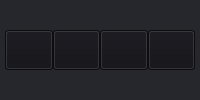
             <widget class="QWidget" name="productAction_widget_3" native="true">
              <property name="sizePolicy">
               <sizepolicy hsizetype="Expanding" vsizetype="Expanding">
                <horstretch>0</horstretch>
                <verstretch>0</verstretch>
               </sizepolicy>
              </property>
              <property name="styleSheet">
               <string notr="true">background-color:rgb(38, 39, 44);</string>
              </property>
              <layout class="QGridLayout" name="gridLayout_10">
               <property name="leftMargin">
                <number>5</number>
               </property>
               <property name="topMargin">
                <number>5</number>
               </property>
               <property name="rightMargin">
                <number>5</number>
               </property>
               <property name="bottomMargin">
                <number>5</number>
               </property>
               <property name="spacing">
                <number>0</number>
               </property>
               <item row="0" column="0">
                <layout class="QHBoxLayout" name="horizontalLayout_9">
                 <property name="spacing">
                  <number>0</number>
                 </property>
                 <property name="topMargin">
                  <number>0</number>
                 </property>
                 <property name="bottomMargin">
                  <number>0</number>
                 </property>
                 <item>
                  <widget class="QPushButton" name="pushButton_29">
                   <property name="sizePolicy">
                    <sizepolicy hsizetype="Expanding" vsizetype="Fixed">
                     <horstretch>0</horstretch>
                     <verstretch>0</verstretch>
                    </sizepolicy>
                   </property>
                   <property name="minimumSize">
                    <size>
                     <width>40</width>
                     <height>40</height>
                    </size>
                   </property>
                   <property name="maximumSize">
                    <size>
                     <width>60</width>
                     <height>40</height>
                    </size>
                   </property>
                   <property name="styleSheet">
                    <string notr="true">background-color: rgb(18, 18, 23);
padding: 5px;
color:rgb(255, 255, 255);</string>
                   </property>
                   <property name="icon">
                    <iconset theme="QIcon::ThemeIcon::EditFind"/>
                   </property>
                   <property name="iconSize">
                    <size>
                     <width>24</width>
                     <height>24</height>
                    </size>
                   </property>
                  </widget>
                 </item>
                 <item>
                  <widget class="QPushButton" name="pushButton_30">
                   <property name="sizePolicy">
                    <sizepolicy hsizetype="Expanding" vsizetype="Fixed">
                     <horstretch>0</horstretch>
                     <verstretch>0</verstretch>
                    </sizepolicy>
                   </property>
                   <property name="minimumSize">
                    <size>
                     <width>30</width>
                     <height>30</height>
                    </size>
                   </property>
                   <property name="maximumSize">
                    <size>
                     <width>60</width>
                     <height>40</height>
                    </size>
                   </property>
                   <property name="styleSheet">
                    <string notr="true">background-color: rgb(18, 18, 23);
padding: 5px;
color:rgb(255, 255, 255);</string>
                   </property>
                   <property name="text">
                    <string/>
                   </property>
                   <property name="icon">
                    <iconset theme="QIcon::ThemeIcon::CameraPhoto"/>
                   </property>
                   <property name="iconSize">
                    <size>
                     <width>24</width>
                     <height>24</height>
                    </size>
                   </property>
                  </widget>
                 </item>
                 <item>
                  <widget class="QPushButton" name="pushButton_31">
                   <property name="sizePolicy">
                    <sizepolicy hsizetype="Expanding" vsizetype="Fixed">
                     <horstretch>0</horstretch>
                     <verstretch>0</verstretch>
                    </sizepolicy>
                   </property>
                   <property name="minimumSize">
                    <size>
                     <width>30</width>
                     <height>30</height>
                    </size>
                   </property>
                   <property name="maximumSize">
                    <size>
                     <width>60</width>
                     <height>40</height>
                    </size>
                   </property>
                   <property name="styleSheet">
                    <string notr="true">background-color: rgb(18, 18, 23);
padding: 5px;
color:rgb(255, 255, 255);</string>
                   </property>
                   <property name="text">
                    <string/>
                   </property>
                   <property name="icon">
                    <iconset theme="QIcon::ThemeIcon::EditDelete"/>
                   </property>
                   <property name="iconSize">
                    <size>
                     <width>24</width>
                     <height>24</height>
                    </size>
                   </property>
                  </widget>
                 </item>
                 <item>
                  <widget class="QPushButton" name="pushButton_32">
                   <property name="sizePolicy">
                    <sizepolicy hsizetype="Expanding" vsizetype="Fixed">
                     <horstretch>0</horstretch>
                     <verstretch>0</verstretch>
                    </sizepolicy>
                   </property>
                   <property name="minimumSize">
                    <size>
                     <width>30</width>
                     <height>30</height>
                    </size>
                   </property>
                   <property name="maximumSize">
                    <size>
                     <width>60</width>
                     <height>40</height>
                    </size>
                   </property>
                   <property name="styleSheet">
                    <string notr="true">background-color: rgb(18, 18, 23);
padding: 5px;
color:rgb(255, 255, 255);</string>
                   </property>
                   <property name="text">
                    <string/>
                   </property>
                   <property name="icon">
                    <iconset theme="QIcon::ThemeIcon::MailMessageNew"/>
                   </property>
                   <property name="iconSize">
                    <size>
                     <width>24</width>
                     <height>24</height>
                    </size>
                   </property>
                  </widget>
                 </item>
                </layout>
               </item>
              </layout>
             </widget>
